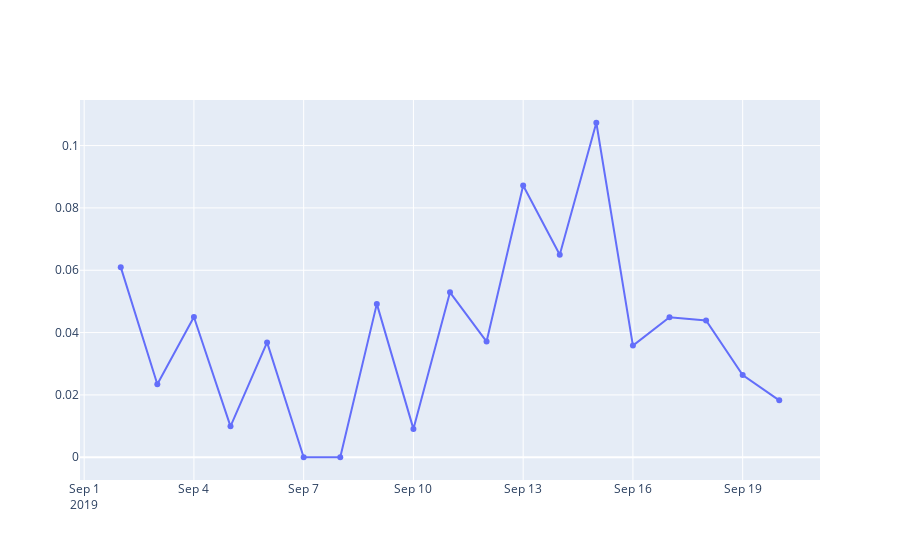

The notebook cell this image was saved under:
### Code cell
#total news sentiment against date
fig = go.Figure([go.Scatter(x=Apl_news_19_09_10['Date'], y=Apl_news_19_09_10['sentiment_tot'])])
fig.show()

### Figure 1 — Plotly figure (JSON) as saved in the notebook; plotly's stock layout.template omitted (floating-point values rounded to 4 significant figures)
{"data": [{"type": "scatter", "x": ["2019-09-02", "2019-09-03", "2019-09-04", "2019-09-05", "2019-09-06", "2019-09-07", "2019-09-08", "2019-09-09", "2019-09-10", "2019-09-11", "2019-09-12", "2019-09-13", "2019-09-14", "2019-09-15", "2019-09-16", "2019-09-17", "2019-09-18", "2019-09-19", "2019-09-20"], "y": [0.061, 0.02343, 0.045, 0.00992, 0.03685, 0, 0, 0.04921, 0.0091, 0.05293, 0.03713, 0.08721, 0.065, 0.1073, 0.03583, 0.04492, 0.04387, 0.02636, 0.01825]}], "layout": {}}
